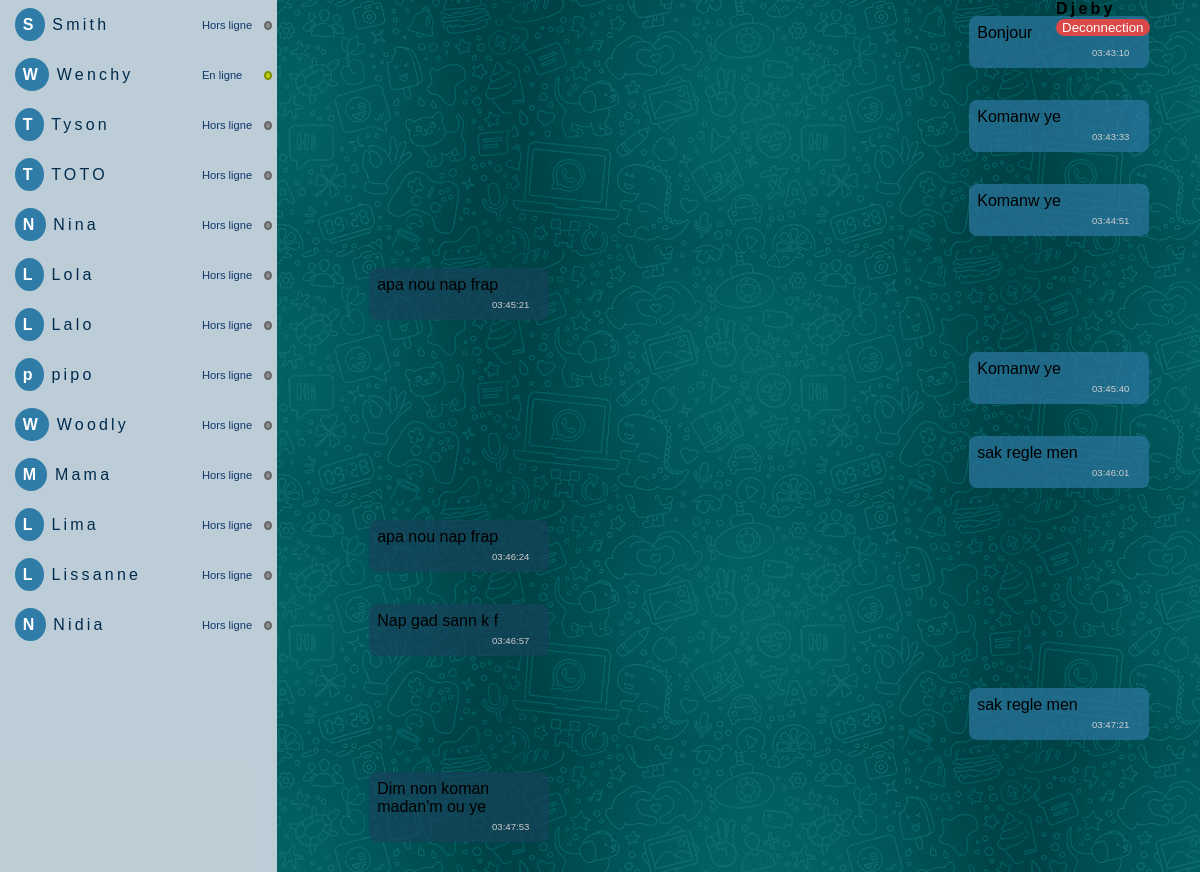
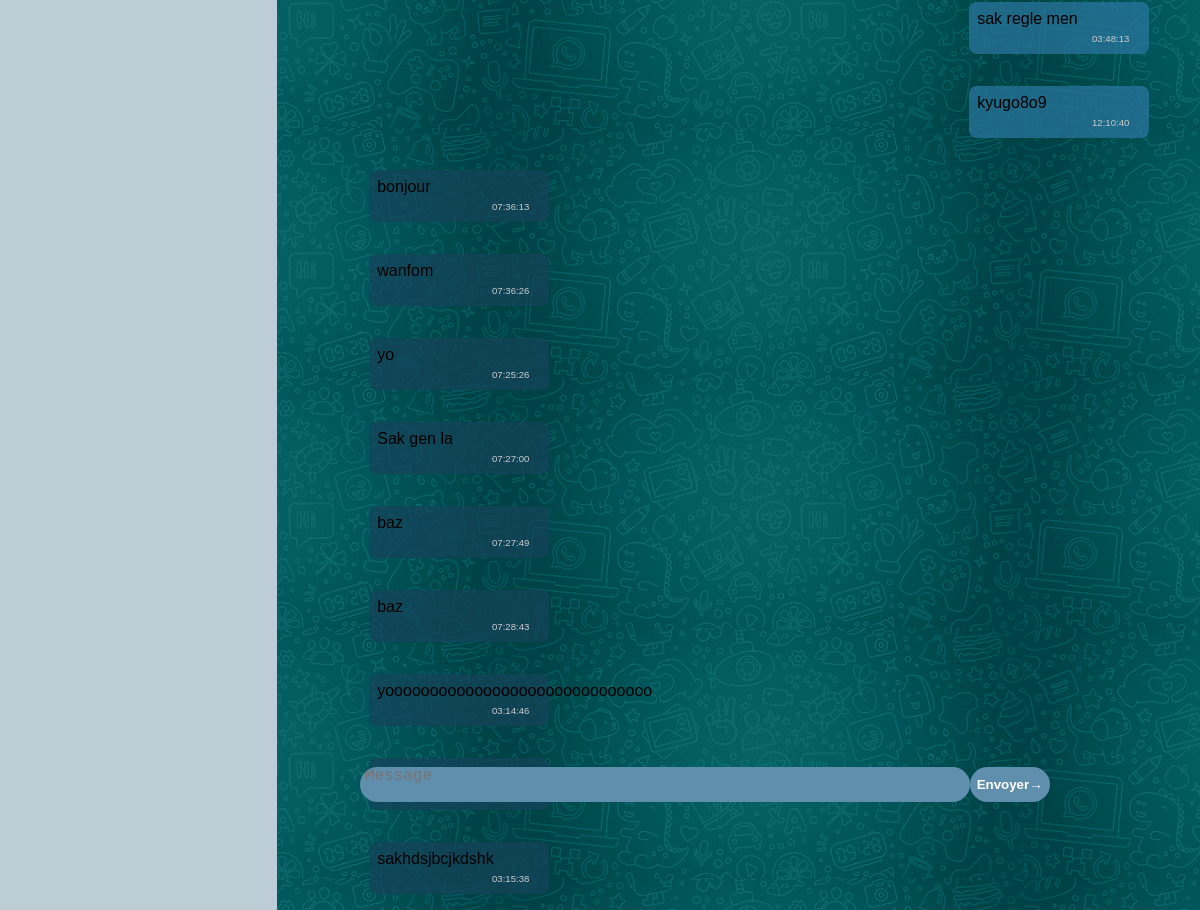
/pages/chat.php (signed in), run on the app's committed database (2 pictures, top to bottom).
### tables this page shows
CREATE TABLE `utilisateurs` (
  `id_utilisateur` int(11) NOT NULL,
  `pseudo` varchar(255) NOT NULL,
  `statut` tinyint(1) NOT NULL,
  `password` varchar(255) NOT NULL
);

CREATE TABLE `message` (
  `id` int(11) NOT NULL,
  `id_utilisateurs` int(11) NOT NULL,
  `message` text NOT NULL,
  `dateDenvoi` date NOT NULL,
  `heureDenvoi` time NOT NULL
);

### autoLoad/autoLoader.php (called while the page is built, shortened)
<?php
    function myAutoloader($className){
        $paths = [
            "./classes/",
            "../classes/",
            "../../classes/"
        ];
        $dirs = [
            'db/',
            'clients/',
            'locations/',
            'mini-chat/',
            'utilisateurs/',
            'voiture/'
        ];
        $extension = '.class.php';
        foreach ($paths as $path) {
            foreach ($dirs as $dir) {
                $fullpath = $path . $dir . $className . $extension;
            }
        }
    }
?>

### classes/db/Connection.class.php (called while the page is built, shortened)
<?php
class Connection
{
    private $host = NULL;
    private $dbname = NULL;
    private $userName = NULL;
    private $password = NULL;
    function __construct()
    {
        $this->host = 'localhost';
        $this->dbname = 'smithrentacar';
        $this->userName = 'root';
        $this->host = '';
    }
    function getConnection(){
        $dsn = ("mysql:host=".$this->host . ";dbname=" .$this->dbname . ";charset=utf8");
        try {
            $this->pdo = new PDO($dsn, $this->userName, $this->password);
            $this->pdo->setAttribute(PDO::ATTR_ERRMODE, PDO::ERRMODE_EXCEPTION);
            $this->pdo->setAttribute(PDO::ATTR_DEFAULT_FETCH_MODE, PDO::FETCH_OBJ);
            return $this->pdo;
        } catch (PDOException $e) {
            die('Error : ' . $e->getMessage());
        }
    }
}

### classes/utilisateurs/ModelUtilisateurs.class.php (called while the page is built, shortened)
<?php
class ModelUtilisateurs extends Connection
{
    protected function getAllUtilisateurs()
    {
        $sql = "SELECT id_utilisateur, pseudo, statut FROM utilisateurs";
        $stm = $this->getConnection()->prepare($sql);
        $stm->execute();
        return $stm->fetchAll();
    }
}

### classes/utilisateurs/VueUtilisateurs.class.php (called while the page is built, shortened)
<?php
    class VueUtilisateurs extends ModelUtilisateurs{
        public function getAllUtilisateur(){
            return $this->getAllUtilisateurs();
        }
    }
?>

### classes/mini-chat/ModelMiniChat.class.php (called while the page is built, shortened)
<?php
class ModelMiniChat extends Connection
{
    protected function getAlleMessage()
    {
        $sql = "SELECT  `message`.`id_utilisateurs`, `utilisateurs`.`pseudo`, `message`.`message`, `message`.   `dateDenvoi`, `message`.`heureDenvoi`
        FROM `message`
            INNER JOIN `utilisateurs`
            ON `utilisateurs`.`id_utilisateur` = `message`.`id_utilisateurs`
        ORDER BY `message`.`dateDenvoi`, `message`.`heureDenvoi` ASC; ";
        $stm = $this->getConnection()->prepare($sql);
        $stm->execute([]);
        return $stm->fetchAll();
    }
}

### classes/mini-chat/VueMiniChat.class.php (called while the page is built, shortened)
<?php
    class VueMiniChat extends ModelMiniChat{
        public function alleMessage(){
            return $this->getAlleMessage();
        }
    }
?>

### pages/chat.php (the view, shortened to what this page needs)
<?php
include('../autoLoad/autoLoader.php');
$vueUtilisateur = new VueUtilisateurs();
$vueChat = new VueMiniChat();
$users = $vueUtilisateur->getAllUtilisateur();
?>
<!DOCTYPE html>
<html lang="en">
<head>
    <link rel="stylesheet" href="../assets/css/style.css">
</head>
<body>
    <div class="curentUser">
        <form action="./chat.php" method="POST">
            <div class="disconnect-div">
                <strong><?= $_SESSION['utilisateurs']->pseudo ?></strong>
                <input class="disconnect" type="submit" name="logout" value="Deconnection">
            </div>
        </form>
    </div>
    <div class="chat">
        <div class="utilisateur">
            <?php
            foreach ($users as $user) {
                if ($user->id_utilisateur != $_SESSION['utilisateurs']->id_utilisateur) {
                    if ($user->statut == 1) {
            ?>
                        <div class="user-online">
                            <p class="user"><strong class="strong"><?= $user->pseudo[0] ?></strong> <?= $user->pseudo ?></p>
                            <small class="enLigne">En ligne</small>
                            <div id="online"></div>
                        </div>
                    <?php
                    } else {
                    ?>
                        <div class="user-online">
                            <p class="user"><strong class="strong"><?= $user->pseudo[0] ?></strong> <?= $user->pseudo ?></p>
                            <small class="enLigne">Hors ligne</small>
                            <div id="Horsligne"></div>
                        </div>
            <?php
                    }
                }
            }
            ?>
        </div>
        <div class="globalmessage">
            <div class="message">
                <?php
                $allMessages = $vueChat->alleMessage();
                foreach ($allMessages as $message) {
                    if ($message->id_utilisateurs == $_SESSION['utilisateurs']->id_utilisateur) {
                ?>
                        <p class="curent"><?= $message->message ?> <small id="time"><?= $message->heureDenvoi ?></small></p>
                    <?php
                    } else {
                    ?>
                        <p class="auther"><?= $message->message ?><br><small id="time"><?= $message->heureDenvoi ?></small></p>
                <?php
                    }
                }
                ?>
            </div>
        </div>
        <div class="inputMessage">
            <form action="./chat.php" method="POST">
            <textarea class="msg" type="ar" name="message" placeholder="Message" id="" cols="30" rows="20"></textarea>
                <input class="btnSend" type="submit" value="Envoyer&rarr;" name="send">
            </form>
        </div>
    </div>
</body>
</html>

### assets/css/style.css (style rules this page uses)
body { margin: 0; padding: 0; font-family: 'poppins', sans-serif; top: 50; height: 100vh; box-sizing: border-box; }
.strong { background: rgb(47, 124, 168); padding: .5rem; width: 50px; height: 50px; border-radius: 50%; color: white; }
.utilisateur { overflow: auto; height: 100vh; background: rgba(95, 143, 172, 0.329); min-height: 100vh; width: 30vw; }
.inputMessage { display: flex; justify-content: center; align-items: center; position: absolute; top: 92%; left: 30%; }
.curentUser { display: flex; position: absolute; left: 88%; }
.disconnect { border: none; outline: none; border-radius: 1.5rem; background: rgb(219, 72, 72); color: rgb(253, 253, 253); }
.disconnect-div { height: 1rem; letter-spacing: .2rem; }
#online { background: #bfd70e; border-radius: 50%; width: 5px; height: 5px; border: 2px solid #7e8f01; }
#Horsligne { background: #8d8d8d; border-radius: 50%; width: 5px; height: 5px; border: 2px solid #686868; }
.msg { height: 35px; width: 600px; border: none; outline: none; background: rgb(95, 143, 172); color: rgb(255, 255, 255); font-size: 1rem; font-weight: 500; border-radius: 1.5rem; padding: 0rem .3rem 0rem; }
.utilisateur p { margin-left: 10px; width: 90%; color: rgb(1, 43, 77); font-weight: 500; letter-spacing: .2rem; }
.message { flex: 1; display: flex; flex-direction: column; background-image: url('../img/bg2.png'); background-attachment: fixed; height: 100vh; overflow: hidden auto; }
.curent { margin-left: 75%; width: 15vw; background: rgba(47, 124, 168, 0.644); border-radius: .5rem; padding: .5rem; box-sizing: border-box; }
.auther { margin-left: 10%; width: 15vw; background: rgba(24, 66, 90, 0.644); border-radius: .5rem; padding: .5rem; box-sizing: border-box; }
#time { color: rgb(206, 206, 206); font-size: .6rem; margin-left: 70%; }
.chat { display: flex; }
.user-online { padding: 0rem .3rem 0rem; display: flex; align-items: center; }
.enLigne { width: 30%; font-size: .7rem; color: rgb(16, 55, 105); letter-spacing: normal; left: 5rem; }
.globalmessage { display: flex; height: 100vh; width: 100vw; }
.btnSend { color: rgb(255, 255, 255); font-weight: 700; background: rgb(95, 143, 172); border: none; border-radius: 5rem; height: 35px; width: 80px; position: absolute; }
textarea { resize: none; }
body { background: rgb(235, 235, 235); }

### data on the page
utilisateurs: pseudo "S", pseudo "Smith"
utilisateurs: pseudo "W", pseudo "Wenchy"
utilisateurs: pseudo "T", pseudo "Tyson"
utilisateurs: pseudo "T", pseudo "TOTO"
utilisateurs: pseudo "N", pseudo "Nina"
utilisateurs: pseudo "L", pseudo "Lola"
utilisateurs: pseudo "L", pseudo "Lalo"
utilisateurs: pseudo "p", pseudo "pipo"
utilisateurs: pseudo "W", pseudo "Woodly"
utilisateurs: pseudo "M", pseudo "Mama"
utilisateurs: pseudo "L", pseudo "Lima"
utilisateurs: pseudo "L", pseudo "Lissanne"
utilisateurs: pseudo "N", pseudo "Nidia"
message: message "Bonjour", heureDenvoi "03:43:10"
message: message "Komanw ye", heureDenvoi "03:43:33"
message: message "Komanw ye", heureDenvoi "03:44:51"
message: message "apa nou nap frap", heureDenvoi "03:45:21"
message: message "Komanw ye", heureDenvoi "03:45:40"
message: message "sak regle men", heureDenvoi "03:46:01"
message: message "apa nou nap frap", heureDenvoi "03:46:24"
message: message "Nap gad sann k f", heureDenvoi "03:46:57"
message: message "sak regle men", heureDenvoi "03:47:21"
message: message "Dim non koman madan'm ou ye", heureDenvoi "03:47:53"
message: message "sak regle men", heureDenvoi "03:48:13"
message: message "kyugo8o9", heureDenvoi "12:10:40"
message: message "bonjour", heureDenvoi "07:36:13"
message: message "wanfom", heureDenvoi "07:36:26"
message: message "yo", heureDenvoi "07:25:26"
message: message "Sak gen la", heureDenvoi "07:27:00"
message: message "baz", heureDenvoi "07:27:49"
message: message "baz", heureDenvoi "07:28:43"
message: message "yoooooooooooooooooooooooooooooo", heureDenvoi "03:14:46"
message: message "sakhdsjbcjkdshk", heureDenvoi "03:15:38"

### other printed values
$_SESSION['utilisateurs']->pseudo "Djeby"
